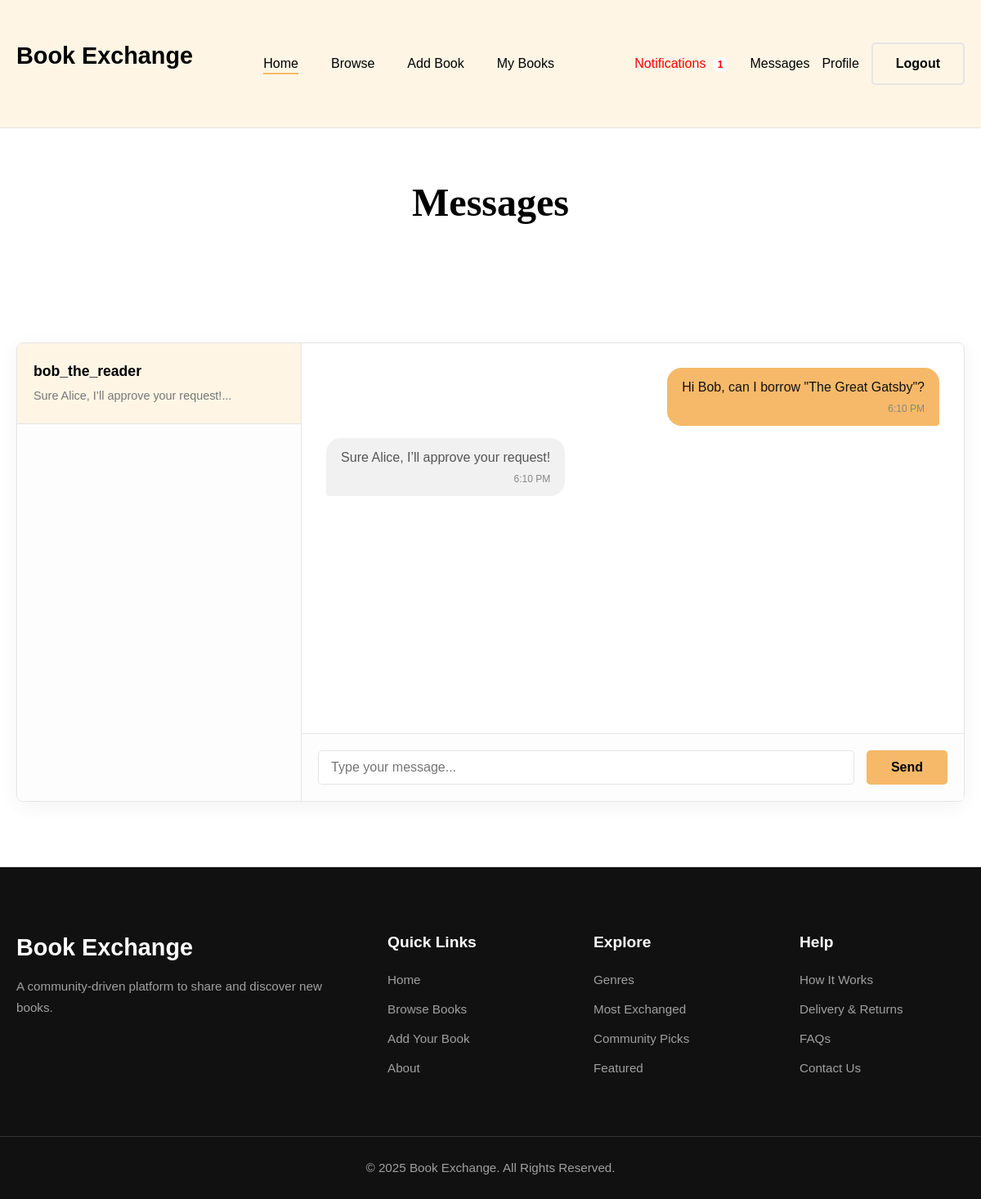
/conversation.php?partner_id=2 (signed in), run on the app's committed database.
### tables this page shows
CREATE TABLE `users` (
  `id` int(11) NOT NULL,
  `username` varchar(50) NOT NULL,
  `email` varchar(100) NOT NULL,
  `password_hash` varchar(255) NOT NULL,
  `full_name` varchar(100) DEFAULT NULL,
  `address` text DEFAULT NULL,
  `phone` varchar(20) DEFAULT NULL,
  `profile_pic` varchar(255) DEFAULT NULL,
  `created_at` timestamp NOT NULL DEFAULT current_timestamp(),
  `is_admin` tinyint(1) DEFAULT 0
);

CREATE TABLE `messages` (
  `id` int(11) NOT NULL,
  `sender_id` int(11) NOT NULL,
  `receiver_id` int(11) NOT NULL,
  `book_id` int(11) DEFAULT NULL,
  `message` text NOT NULL,
  `created_at` timestamp NOT NULL DEFAULT current_timestamp(),
  `is_read` tinyint(1) DEFAULT 0,
  `read_at` timestamp NULL DEFAULT NULL
);

### conversation.php (the view, shortened to what this page needs)
<?php
include 'includes/db.php';
include 'includes/header.php';
$user_id = $_SESSION['user_id'];
$partner_id = isset($_GET['partner_id']) ? intval($_GET['partner_id']) : 0;
$convo_stmt = $conn->prepare("
    SELECT
        u.id as partner_id, u.username as partner_name, m.message, m.created_at
    FROM messages m
    JOIN users u ON u.id = IF(m.sender_id = ?, m.receiver_id, m.sender_id)
    WHERE m.id IN (
        SELECT MAX(id) FROM messages
        WHERE sender_id = ? OR receiver_id = ?
        GROUP BY LEAST(sender_id, receiver_id), GREATEST(sender_id, receiver_id)
    ) ORDER BY m.created_at DESC
");
$convo_stmt->bind_param("iii", $user_id, $user_id, $user_id);
$convo_stmt->execute();
$conversations = $convo_stmt->get_result();
$messages = null;
$partner = null;
if ($partner_id > 0) {
    $partner_stmt = $conn->prepare("SELECT username FROM users WHERE id = ?");
    $partner_stmt->bind_param("i", $partner_id);
    $partner_stmt->execute();
    $partner = $partner_stmt->get_result()->fetch_assoc();
    if ($partner) {
        $messages_stmt = $conn->prepare("SELECT sender_id, message, created_at FROM messages
            WHERE (sender_id = ? AND receiver_id = ?) OR (sender_id = ? AND receiver_id = ?)
            ORDER BY created_at ASC");
        $messages_stmt->bind_param("iiii", $user_id, $partner_id, $partner_id, $user_id);
        $messages_stmt->execute();
        $messages = $messages_stmt->get_result();
    }
}
?>
<div class="generic-page-header"><div class="container"><h1>Messages</h1></div></div>
<main class="page-main-content">
  <div class="container">
    <div class="messages-wrapper">
      <aside class="contacts-list">
        <?php if ($conversations->num_rows > 0): ?>
          <?php while ($convo = $conversations->fetch_assoc()): ?>
            <div class="contact <?php echo ($convo['partner_id'] == $partner_id) ? 'active' : ''; ?>">
              <a href="conversation.php?partner_id=<?php echo $convo['partner_id']; ?>">
                <span class="contact-name"><?php echo htmlspecialchars($convo['partner_name']); ?></span>
                <span class="last-message"><?php echo htmlspecialchars(substr($convo['message'], 0, 40)) . '...'; ?></span>
              </a>
            </div>
          <?php endwhile; ?>
        <?php else: ?>
          <p style="padding: 20px;">No conversations yet.</p>
        <?php endif; ?>
      </aside>
      <section class="chat-area">
        <div class="message-list">
          <?php if ($messages && $messages->num_rows > 0): ?>
            <?php while ($msg = $messages->fetch_assoc()):
              $msg_class = ($msg['sender_id'] == $user_id) ? 'message outgoing' : 'message incoming';
            ?>
              <div class="<?php echo $msg_class; ?>">
                <p class="message-text"><?php echo nl2br(htmlspecialchars($msg['message'])); ?></p>
                <span class="message-time"><?php echo date('g:i A', strtotime($msg['created_at'])); ?></span>
              </div>
            <?php endwhile; ?>
          <?php elseif ($partner): ?>
            <p>This is the beginning of your conversation with <?php echo htmlspecialchars($partner['username']); ?>.</p>
          <?php else: ?>
            <p style="text-align: center; color: #777;">Select a conversation to start chatting.</p>
          <?php endif; ?>
        </div>
        <?php if ($partner): ?>
        <form action="send-message.php" method="POST" class="message-input-form">
            <input type="text" name="message_body" placeholder="Type your message..." class="input-text" required>
            <button type="submit" class="btn btn-send">Send</button>
        </form>
        <?php endif; ?>
      </section>
    </div>
  </div>
</main>
<?php include 'includes/footer.php'; ?>

### includes/header.php (shortened to what this page needs)
<?php
include_once 'includes/db.php';
$notification_count = 0;
if (isset($_SESSION['user_id'])) {
    $user_id = $_SESSION['user_id'];
    $stmt = $conn->prepare("SELECT COUNT(id) as unread_count FROM notifications WHERE user_id = ? AND is_read = 0");
    $stmt->bind_param("i", $user_id);
    $stmt->execute();
    $result = $stmt->get_result()->fetch_assoc();
    $notification_count = $result['unread_count'];
}
?>
<!DOCTYPE html>
<html lang="en">
<head>
  <link href="style.css" rel="stylesheet" />
</head>
<body>
<header class="site-header">
  <div class="container header-container">
    <h1 class="logo"><a href="index.php">Book Exchange</a></h1>
    <nav class="main-nav">
      <ul class="nav-links">
        <li><a href="index.php" class="active">Home</a></li>
        <li><a href="book-listings.php">Browse</a></li>
        <?php if (isset($_SESSION['user_id'])): ?>
          <li><a href="add-book.php">Add Book</a></li>
          <li><a href="my-books.php">My Books</a></li>
        <?php endif; ?>
      </ul>
    </nav>
    <div class="header-actions">
      <?php if (isset($_SESSION['user_id'])): ?>
        <a href="notifications.php"
           class="notification-link <?php echo ($notification_count > 0) ? 'unread' : ''; ?>">
          Notifications
          <?php if ($notification_count > 0): ?>
            <span class="notification-badge"><?php echo $notification_count; ?></span>
          <?php endif; ?>
        </a>
        <a href="messages.php" class="header-icon">Messages</a>
        <a href="profile.php?id=<?php echo $_SESSION['user_id']; ?>" class="header-icon">Profile</a>
        <div class="auth-buttons">
          <a href="logout.php" class="btn btn-secondary">Logout</a>
        </div>
      <?php endif; ?>
    </div>
  </div>
</header>

### includes/footer.php (shortened to what this page needs)
  <footer class="site-footer">
      <div class="container footer-container">
          <div class="footer-about">
              <h3 class="footer-logo">Book Exchange</h3>
              <p>A community-driven platform to share and discover new books.</p>
          </div>
          <div class="footer-links">
              <h3>Quick Links</h3>
              <ul>
                  <li><a href="index.php">Home</a></li>
                  <li><a href="book-listings.php">Browse Books</a></li>
                  <li><a href="add-book.php">Add Your Book</a></li>
                  <li><a href="#">About</a></li>
              </ul>
          </div>
          <div class="footer-links">
              <h3>Explore</h3>
              <ul>
                  <li><a href="#">Genres</a></li>
                  <li><a href="#">Most Exchanged</a></li>
                  <li><a href="#">Community Picks</a></li>
                  <li><a href="#">Featured</a></li>
              </ul>
          </div>
          <div class="footer-links">
              <h3>Help</h3>
              <ul>
                  <li><a href="#">How It Works</a></li>
                  <li><a href="#">Delivery & Returns</a></li>
                  <li><a href="#">FAQs</a></li>
                  <li><a href="#">Contact Us</a></li>
              </ul>
          </div>
      </div>
      <div class="footer-bottom">
          <div class="container bottom-container">
              <p>&copy; <?php echo date("Y"); ?> Book Exchange. All Rights Reserved.</p>
          </div>
      </div>
  </footer>
</body>
</html>

### includes/header.php (style rules this page uses)
.notification-link.unread { color: red !important; padding: 6px 12px; border-radius: 6px; }
.notification-badge { background: white; color: red; font-size: 12px; padding: 2px 6px; border-radius: 50%; margin-left: 4px; font-weight: bold; }

### data on the page
users: username "bob_the_reader", message "Sure Alice, I’ll approve your request!"
messages: message "Hi Bob, can I borrow \"The Great Gatsby\"?", created_at "6:10 PM"
messages: message "Sure Alice, I’ll approve your request!", created_at "6:10 PM"

### other printed values
$notification_count "1"
